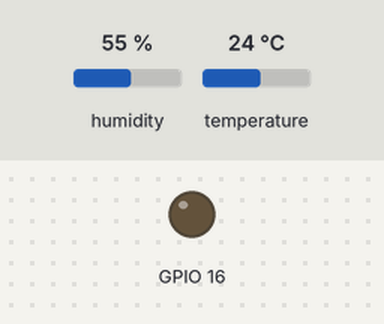
A sketch run on a simulated ESP8266 (NodeMCU). On the bench: output pins drawn as LEDs (lit = HIGH). Dashed ring = blinking. Inputs (shaded band) come from the test bench; at power-on: humidity 55 %, temperature 24 °C. WiFi joins after 1.5 s; servers stay silent unless stated.

Above: at 2.3 s.
At 4.0 s:
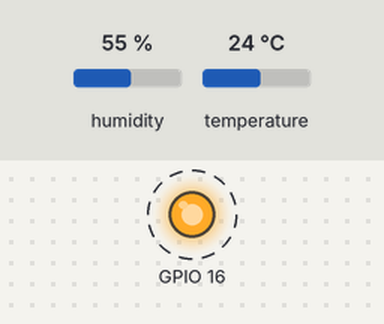
Timing chart, 0 to 4.8 s (numbered marks = the images above):
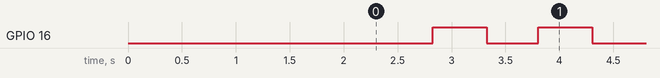

The sketch:

Blynk-DHT.ino
```cpp
#define BLYNK_PRINT Serial


#include <ESP8266WiFi.h>
#include <BlynkSimpleEsp8266.h>
#include <DHT.h>


// You should get Auth Token in the Blynk App.
// Go to the Project Settings (nut icon).
char auth[] = "Enter your token id ";

// Your WiFi credentials.
// Set password to "" for open networks.
char ssid[] = "SSID";
char pass[] = "Password";

#define DHTPIN 2          // What digital pin we're connected to

// Uncomment whatever type you're using!
#define DHTTYPE DHT11     // DHT 11
//#define DHTTYPE DHT22   // DHT 22, AM2302, AM2321
//#define DHTTYPE DHT21   // DHT 21, AM2301

DHT dht(DHTPIN, DHTTYPE);
BlynkTimer timer;

// This function sends Arduino's up time every second to Virtual Pin (5).
// In the app, Widget's reading frequency should be set to PUSH. This means
// that you define how often to send data to Blynk App.
void sendSensor()
{
  float h = dht.readHumidity();
  float t = dht.readTemperature(); // or dht.readTemperature(true) for Fahrenheit

  if (isnan(h) || isnan(t)) {
    Serial.println("Failed to read from DHT sensor!");
    return;
  }
  else{
  // You can send any value at any time.
  // Please don't send more that 10 values per second.
  Blynk.virtualWrite(V5, "Humidity:",h);
  Blynk.virtualWrite(V6, "Temperature: ",t);
  digitalWrite(16,HIGH);
  delay(500);
  digitalWrite(16,LOW);
}
}

void setup()
{

  Serial.begin(115200);
pinMode(16,OUTPUT);
  Blynk.begin(auth, ssid, pass);
  // You can also specify server:
  //Blynk.begin(auth, ssid, pass, "blynk-cloud.com", 80);
  //Blynk.begin(auth, ssid, pass, IPAddress(192,168,1,100), 8080);

  dht.begin();

  // Setup a function to be called every second
  timer.setInterval(1000L, sendSensor);
}

void loop()
{
  Blynk.run();
  timer.run();
}
```

Measured:
- by itself, GPIO 16: alternates HIGH for 0.50 s and LOW for 0.50 s
